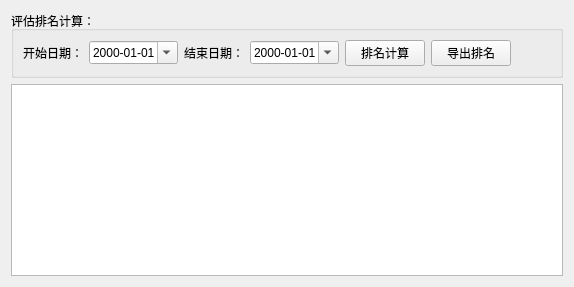
      <widget class="QWidget" name="tabEvaluate">
       <attribute name="title">
        <string>自动评估</string>
       </attribute>
       <layout class="QVBoxLayout" name="verticalLayout_6">
        <item>
         <widget class="QGroupBox" name="groupBox_4">
          <property name="title">
           <string>评估排名计算：</string>
          </property>
          <layout class="QHBoxLayout" name="horizontalLayout_8">
           <item>
            <layout class="QHBoxLayout" name="horizontalLayout_9">
             <item>
              <widget class="QLabel" name="label_3">
               <property name="text">
                <string>开始日期：</string>
               </property>
              </widget>
             </item>
             <item>
              <widget class="QDateEdit" name="dateEdit">
               <property name="displayFormat">
                <string>yyyy-MM-dd</string>
               </property>
               <property name="calendarPopup">
                <bool>true</bool>
               </property>
              </widget>
             </item>
             <item>
              <layout class="QHBoxLayout" name="horizontalLayout_10">
               <item>
                <widget class="QLabel" name="label_4">
                 <property name="text">
                  <string>结束日期：</string>
                 </property>
                </widget>
               </item>
               <item>
                <widget class="QDateEdit" name="dateEdit_2">
                 <property name="displayFormat">
                  <string>yyyy-MM-dd</string>
                 </property>
                 <property name="calendarPopup">
                  <bool>true</bool>
                 </property>
                </widget>
               </item>
              </layout>
             </item>
            </layout>
           </item>
           <item>
            <widget class="QPushButton" name="pushButton">
             <property name="text">
              <string>排名计算</string>
             </property>
            </widget>
           </item>
           <item>
            <widget class="QPushButton" name="pushButton_3">
             <property name="text">
              <string>导出排名</string>
             </property>
            </widget>
           </item>
           <item>
            <spacer name="horizontalSpacer_3">
             <property name="orientation">
              <enum>Qt::Horizontal</enum>
             </property>
             <property name="sizeHint" stdset="0">
              <size>
               <width>40</width>
               <height>20</height>
              </size>
             </property>
            </spacer>
           </item>
          </layout>
         </widget>
        </item>
        <item>
         <widget class="QTableView" name="tableView_3"/>
        </item>
       </layout>
      </widget>
